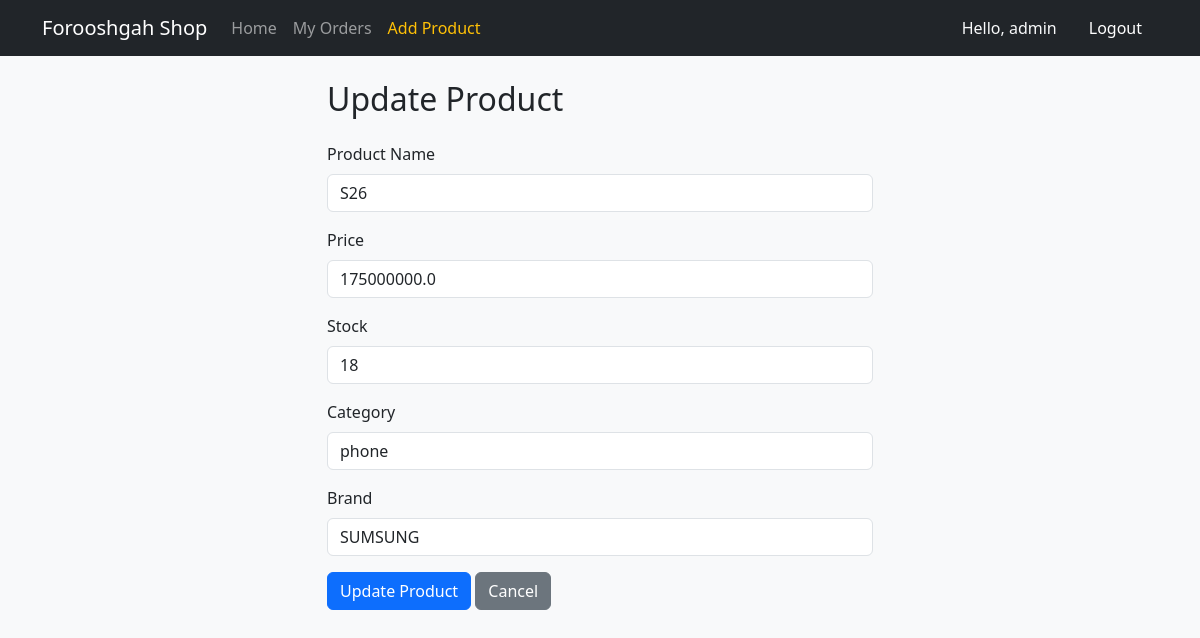
/update/1 (signed in), run on the app's committed database.
### models.py (models this page shows)
class BaseModel(Model):
    class Meta:
        database = db

class Product(BaseModel):
    name = CharField()
    price = FloatField()
    stock = IntegerField()
    category = CharField(null=True)
    brand = CharField(null=True)
    is_active = BooleanField(default=True)

### app.py (the view, shortened to what this page needs)
@app.route('/update/<int:id>', methods=['GET', 'POST'])
def update_product(id):
    if not session.get('user_id') or not session.get('is_admin'):
        flash('Access denied! Admin privileges required.', 'danger')
        return redirect(url_for('index'))
    product = Product.get_or_none(Product.id == id)
    if not product:
        flash('Product not found!', 'danger')
        return redirect(url_for('index'))
    return render_template('update.html', product=product)

### app.py (called while the page is built)
@app.before_request
def before_request():
    db.connect()

@app.teardown_request
def teardown_request(exc):
    if not db.is_closed():
        db.close()

### templates/update.html (shortened to what this page needs)
{% extends 'base.html' %}
{% block content %}
<div class="row justify-content-center">
    <div class="col-md-6">
        <h2 class="mb-4">Update Product</h2>
        <form method="POST">
            <div class="mb-3">
                <label for="name" class="form-label">Product Name</label>
                <input type="text" class="form-control" id="name" name="name" value="{{ product.name }}" required>
            </div>
            <div class="mb-3">
                <label for="price" class="form-label">Price</label>
                <input type="number" step="0.01" class="form-control" id="price" name="price" value="{{ product.price }}" required>
            </div>
            <div class="mb-3">
                <label for="stock" class="form-label">Stock</label>
                <input type="number" class="form-control" id="stock" name="stock" value="{{ product.stock }}" required>
            </div>
            <div class="mb-3">
                <label for="category" class="form-label">Category</label>
                <input type="text" class="form-control" id="category" name="category" value="{{ product.category or '' }}">
            </div>
            <div class="mb-3">
                <label for="brand" class="form-label">Brand</label>
                <input type="text" class="form-control" id="brand" name="brand" value="{{ product.brand or '' }}">
            </div>
            <button type="submit" class="btn btn-primary">Update Product</button>
            <a href="{{ url_for('index') }}" class="btn btn-secondary">Cancel</a>
        </form>
    </div>
</div>
{% endblock %}

### data on the page
Product: name "S26", price "175000000.0", stock "18", category "phone", brand "SUMSUNG"

### other printed values
{{ session.get('username') }} "admin"
